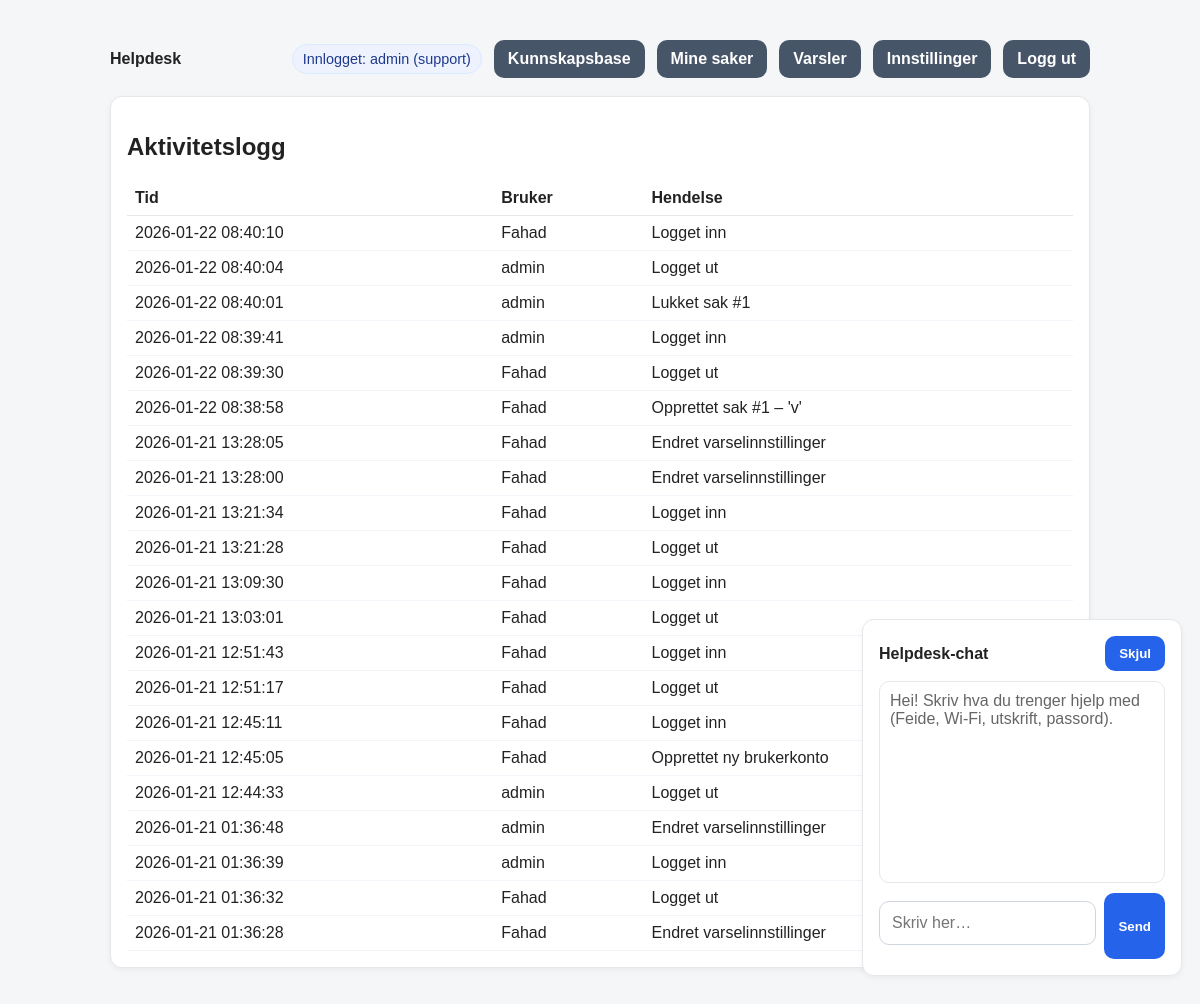
/admin/activity (signed in), run on the app's committed database.
### tables this page shows
CREATE TABLE activity (
            id INTEGER PRIMARY KEY AUTOINCREMENT,
            user TEXT NOT NULL,
            details TEXT NOT NULL,
            created_at TEXT NOT NULL DEFAULT (datetime('now'))
        );

### routes.py (the view)
@bp.route("/admin/activity")
def activity_log():
    user = current_user()
    if not user:
        return redirect(url_for("main.login"))
    if current_role() != "support":
        abort(403)
    try:
        entries = get_activity(200)
    except Exception as e:
        logger.error(f"Activity log error: {e}")
        entries = []
    return render_template("logs.html", log_entries=entries)

### __init__.py (called while the page is built)
def create_app():
    app = Flask(__name__)
    app.config.from_object(Config)
    init_mail(app)
    @app.after_request
    def set_security_headers(response):
        response.headers['X-Content-Type-Options'] = 'nosniff'
        response.headers['X-Frame-Options'] = 'DENY'
        response.headers['X-XSS-Protection'] = '1; mode=block'
        return response
    from .routes import bp
    app.register_blueprint(bp)
    return app

### db.py (called while the page is built)
def _conn() -> sqlite3.Connection:
    DB_PATH.parent.mkdir(parents=True, exist_ok=True)
    conn = sqlite3.connect(DB_PATH)
    conn.row_factory = sqlite3.Row
    return conn

def count_notifications(user: str) -> int:
    conn = _conn()
    cur = conn.cursor()
    cur.execute("SELECT COUNT(*) AS c FROM notifications WHERE user = ? AND read = 0", (user,))
    row = cur.fetchone()
    conn.close()
    return int(row["c"]) if row else 0

def get_activity(limit: int = 100) -> List[Dict[str, Any]]:
    conn = _conn()
    cur = conn.cursor()
    cur.execute("SELECT * FROM activity ORDER BY id DESC LIMIT ?", (limit,))
    rows = cur.fetchall()
    conn.close()
    return [dict(r) for r in rows]

### routes.py (called while the page is built)
def current_user():
    return session.get("user")

def current_role():
    return session.get("role")

@bp.before_app_request
def ensure_db():
    try:
        init_db()
    except Exception as e:
        logger.error(f"Database initialization failed: {e}")

@bp.context_processor
def inject_notification_count():
    if current_user():
        try:
            return {"notif_count": count_notifications(current_user())}
        except Exception:
            return {"notif_count": 0}
    return {"notif_count": 0}

### templates/logs.html
{% extends "base.html" %}
{% block content %}
<div class="card">
  <h2>Aktivitetslogg</h2>
  {% if log_entries and log_entries|length > 0 %}
    <table style="width:100%; border-collapse: collapse;">
      <thead>
        <tr>
          <th style="text-align:left; border-bottom:1px solid #e5e7eb; padding:8px;">Tid</th>
          <th style="text-align:left; border-bottom:1px solid #e5e7eb; padding:8px;">Bruker</th>
          <th style="text-align:left; border-bottom:1px solid #e5e7eb; padding:8px;">Hendelse</th>
        </tr>
      </thead>
      <tbody>
        {% for e in log_entries %}
        <tr>
          <td style="padding:8px; border-bottom:1px solid #f1f5f9;">{{ e.created_at }}</td>
          <td style="padding:8px; border-bottom:1px solid #f1f5f9;">{{ e.user }}</td>
          <td style="padding:8px; border-bottom:1px solid #f1f5f9;">{{ e.details }}</td>
        </tr>
        {% endfor %}
      </tbody>
    </table>
  {% else %}
    <p class="muted">Ingen loggoppføringer.</p>
  {% endif %}
</div>
{% endblock %}

### templates/base.html (style rules this page uses)
:root { --bg:#f4f6f8; --text:#222; --muted:#666; --card:#fff; --border:#e5e7eb; --primary:#2563eb; --primaryHover:#1d4ed8; --green:#16a34a; --yellow:#ca8a04; --red:#dc2626; --gray:#475569; --grayHover:#334155; }
body { font-family: Arial, sans-serif; font-size:16px; max-width:980px; margin:40px auto; padding:0 16px; background:var(--bg); color:var(--text); }
.card { background:var(--card); border:1px solid var(--border); border-radius:12px; padding:16px; margin:14px 0; box-shadow:0 2px 6px rgba(0,0,0,.05); }

### data on the page
activity: created_at "2026-01-22 08:40:10", user "Fahad", details "Logget inn"
activity: created_at "2026-01-22 08:40:04", user "admin", details "Logget ut"
activity: created_at "2026-01-22 08:40:01", user "admin", details "Lukket sak #1"
activity: created_at "2026-01-22 08:39:41", user "admin", details "Logget inn"
activity: created_at "2026-01-22 08:39:30", user "Fahad", details "Logget ut"
activity: created_at "2026-01-22 08:38:58", user "Fahad", details "Opprettet sak #1 – 'v'"
activity: created_at "2026-01-21 13:28:05", user "Fahad", details "Endret varselinnstillinger"
activity: created_at "2026-01-21 13:28:00", user "Fahad", details "Endret varselinnstillinger"
activity: created_at "2026-01-21 13:21:34", user "Fahad", details "Logget inn"
activity: created_at "2026-01-21 13:21:28", user "Fahad", details "Logget ut"
activity: created_at "2026-01-21 13:09:30", user "Fahad", details "Logget inn"
activity: created_at "2026-01-21 13:03:01", user "Fahad", details "Logget ut"
activity: created_at "2026-01-21 12:51:43", user "Fahad", details "Logget inn"
activity: created_at "2026-01-21 12:51:17", user "Fahad", details "Logget ut"
activity: created_at "2026-01-21 12:45:11", user "Fahad", details "Logget inn"
activity: created_at "2026-01-21 12:45:05", user "Fahad", details "Opprettet ny brukerkonto"
activity: created_at "2026-01-21 12:44:33", user "admin", details "Logget ut"
activity: created_at "2026-01-21 01:36:48", user "admin", details "Endret varselinnstillinger"
activity: created_at "2026-01-21 01:36:39", user "admin", details "Logget inn"
activity: created_at "2026-01-21 01:36:32", user "Fahad", details "Logget ut"
activity: created_at "2026-01-21 01:36:28", user "Fahad", details "Endret varselinnstillinger"

### other printed values
{{ session.get("user") }} "admin"
{{ session.get("role") }} "support"
